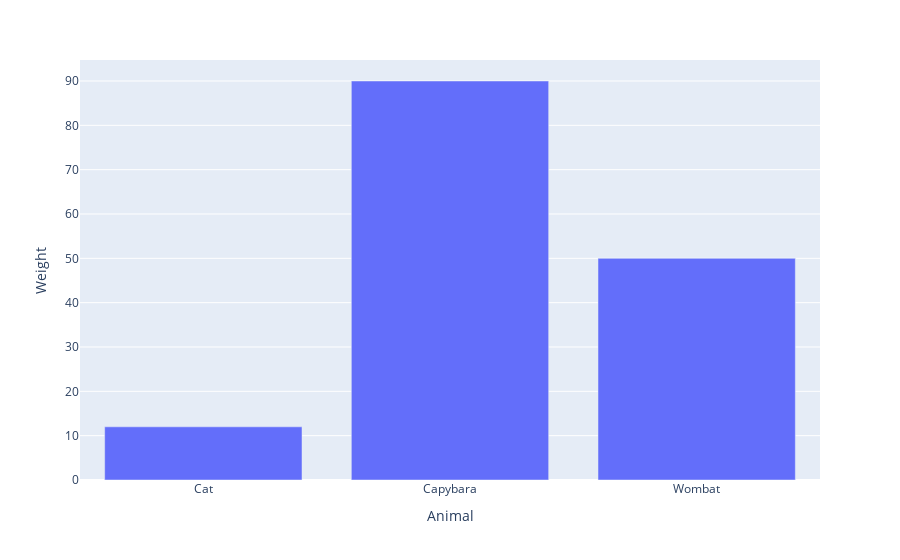

This figure's notebook cell:
### Markdown cell above
# 棒グラフと棒の並べ替え

３種の動物の体重についてのデータセット

棒の順序はデフォルトでは、与えられた順序 (Cat, Capybara, Wombat) の順。

### Code cell
AnimalWeights = {'Animal': ['Cat', 'Capybara', 'Wombat'],
                 'Weight': [12, 90, 50]}
px.bar(pd.DataFrame(AnimalWeights), x='Animal', y='Weight')

### Figure 1 — Plotly figure (JSON) as saved in the notebook; plotly's stock layout.template omitted (floating-point values rounded to 4 significant figures)
{"data": [{"alignmentgroup": "True", "hovertemplate": "Animal=%{x}<br>Weight=%{y}<extra></extra>", "legendgroup": "", "marker": {"color": "#636efa", "pattern": {"shape": ""}}, "name": "", "offsetgroup": "", "orientation": "v", "showlegend": false, "textposition": "auto", "type": "bar", "x": ["Cat", "Capybara", "Wombat"], "xaxis": "x", "y": [12, 90, 50], "yaxis": "y"}], "layout": {"autosize": true, "barmode": "relative", "legend": {"tracegroupgap": 0}, "margin": {"t": 60}, "xaxis": {"anchor": "y", "autorange": true, "domain": [0, 1], "range": [-0.5, 2.5], "title": {"text": "Animal"}, "type": "category"}, "yaxis": {"anchor": "x", "autorange": true, "domain": [0, 1], "range": [0, 94.74], "title": {"text": "Weight"}, "type": "linear"}}}
